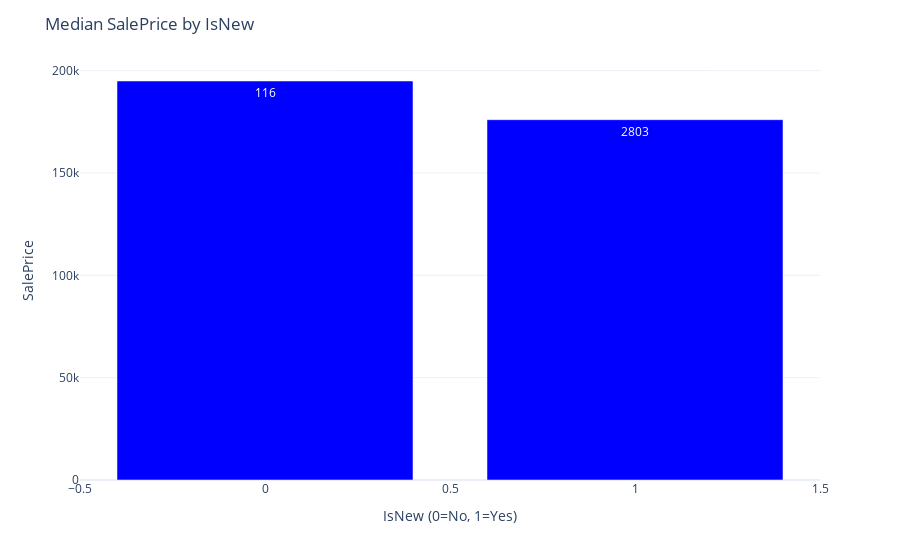

The code cell stored with this chart in its notebook:
### Code cell
grouped = data_cleaned.groupby('IsNew').agg(
    MedianSalePrice=('SalePrice', 'median'),
    Count=('SalePrice', 'count')
).reset_index()

fig = px.bar(
    grouped, 
    x='IsNew', 
    y='MedianSalePrice', 
    text='Count', 
    color_discrete_sequence=['blue']
)

fig.update_layout(
    title="Median SalePrice by IsNew",
    xaxis_title="IsNew (0=No, 1=Yes)",
    yaxis_title="SalePrice",
    yaxis=dict(tick0=0, dtick=50000),
    template="plotly_white"
)

fig.show()

### Figure 1 — Plotly figure (JSON) as saved in the notebook; plotly's stock layout.template omitted (floating-point values rounded to 4 significant figures)
{"data": [{"hovertemplate": "IsNew=%{x}<br>MedianSalePrice=%{y}<br>Count=%{text}<extra></extra>", "legendgroup": "", "marker": {"color": "blue", "pattern": {"shape": ""}}, "name": "", "orientation": "v", "showlegend": false, "text": [116.0, 2803.0], "textposition": "auto", "type": "bar", "x": [0, 1], "xaxis": "x", "y": [194900.0, 176000.0], "yaxis": "y"}], "layout": {"barmode": "relative", "legend": {"tracegroupgap": 0}, "margin": {"t": 60}, "title": {"text": "Median SalePrice by IsNew"}, "xaxis": {"anchor": "y", "domain": [0, 1], "title": {"text": "IsNew (0=No, 1=Yes)"}}, "yaxis": {"anchor": "x", "domain": [0, 1], "dtick": 50000, "tick0": 0, "title": {"text": "SalePrice"}}}}
